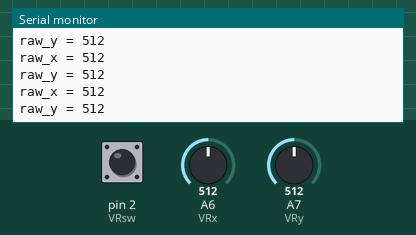
Simulated run of this sketch. Board: Arduino Nano, built with avr-gcc and run on an emulated ATmega328P. Shown: the last lines printed to the serial monitor. Inputs (shaded band) come from the test bench; at power-on: A6 (VRx) = 512, A7 (VRy) = 512, pin 2 (VRsw) HIGH.

Above: at 1.2 s.
1.3 s: A6 (VRx) set to 716
At 2.3 s:
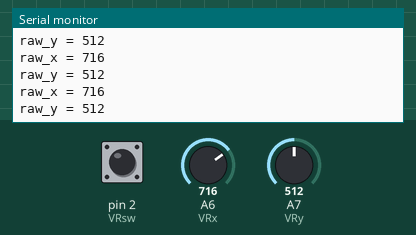
2.8 s: A7 (VRy) set to 716
At 3.5 s:
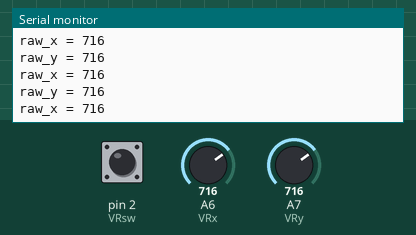
4.3 s: A6 (VRx) set to 90
At 4.43 s:
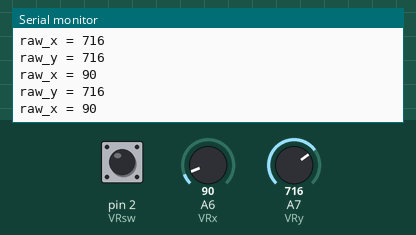
7.3 s: A7 (VRy) set to 900
At 7.52 s:
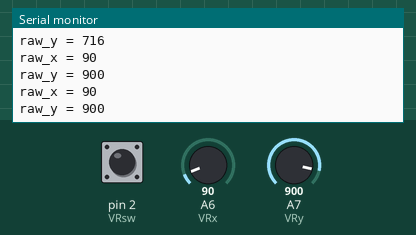
Timing chart, 0 to 9.8 s (numbered marks = the images above; inputs shaded):
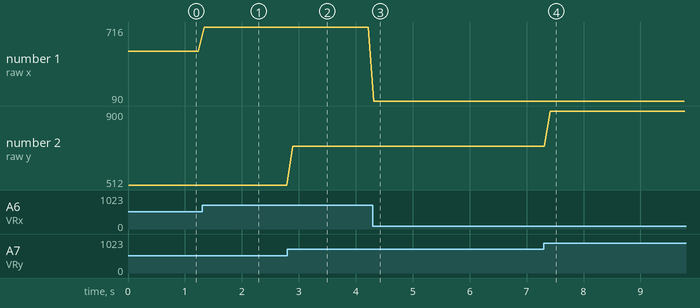

Measured:
- after the input at 1.3 s, the serial monitor: prints a new line at once (image 1)
- after the input at 2.8 s, the serial monitor: prints a new line after 0.09 s (image 2)
- after the input at 4.3 s, the serial monitor: prints a new line at once (image 3)
- after the input at 7.3 s, the serial monitor: prints a new line after 0.12 s (image 4)
- plotted number 1: 512 → 716 after the input at 1.3 s, 716 → 90 after the input at 4.3 s
- plotted number 2: 716 → 900 after the input at 7.3 s

The sketch:

controller.ino
```cpp
#define VRx A6 //analog pin A1 for x coordinate
#define VRy A7 //analog pin A0 for y coordinate
#define VRsw 2 //digital pin D2 for z input (high/low)
#define DELAY 100

//#define bt_rx 0
//#define bt_tx 1
//
#include <SoftwareSerial.h>
SoftwareSerial hc05(3, 4); // RX | TX
// Connect the HC-05 TX to Arduino pin 3 RX.
// Connect the HC-05 RX to Arduino pin 4 TX through a voltage divider.

/*globals*/
typedef struct motor_t {
  uint8_t spd;
  uint8_t dir;
  uint8_t dir_flag;
};

motor_t x_motor;
motor_t y_motor;

void setup() {
  /*joystick initialization*/
  pinMode(VRx, INPUT);
  pinMode(VRy, INPUT);
  pinMode(VRsw, INPUT_PULLUP); //1 as unpressed, 0 as pressed

  /*bluetooth initialization*/
  Serial.begin(9600);
  hc05.begin(9600);

  /*motor value init*/
  x_motor.spd = 0;
  x_motor.dir = 1;
  x_motor.dir_flag = 0;
  y_motor.spd = 0;
  y_motor.dir = 1;
  y_motor.dir_flag = 0;
}

void loop() {
  /* reading joystick values*/
  int raw_x = analogRead(VRx);
  int raw_y = analogRead(VRy);
  int raw_z = digitalRead(VRsw);

  /*precompute speeds here*/
//  getSpeed(raw_x, &x_motor);
//  getSpeed(raw_y, &y_motor);
  hc05.write(raw_x);
  hc05.write(raw_y);
  Serial.print("raw_x = ");
  Serial.println(raw_x);
  Serial.print("raw_y = ");
  Serial.println(raw_y);
//  hc05.write(x_motor.spd);
//  hc05.write(x_motor.dir);
//  hc05.write(y_motor.spd);
//  hc05.write(y_motor.dir);
//  Serial.println(x_motor.spd);
//  Serial.println(y_motor.spd);
//  if (x_motor.dir == 1){
//    Serial.println("GO EAST");
//  } else {
//    Serial.println("GO WEST");
//  }
//  if (y_motor.dir == 1){
//    Serial.println("GO NORTH");
//  } else {
//    Serial.println("GO SOUTH");
//  }
//  hc05.write(z_val);
//  digitalWrite(VRsw, HIGH);
//  Serial.println(x_val);
//  Serial.println(y_val);
//  Serial.println(z_val);
//  Serial.println();
  delay(DELAY);
//  /* sending values to uno */
//  Bt.write(); //versus BT.print()
//  delay(50); //arbitrary delay, need to adjust later
}
```

motors.ino
```cpp
/*macros*/
#define MAX_PWM 204 //(rated_volt=12V / max_volt=15V)*(max_analog_val=255) = 12/15*255 = 204
#define DEBUG 0

/*constants*/
const int XY_MIN = 0;
const int XY_MAX = 1023;
const int XY_CEN = 512;
const int INCR = 5;

/*global*/

void getSpeed(int raw_val, struct motor_t * motor) {
  int displacement = abs(raw_val-XY_CEN) <= 100 ? 0 : raw_val-XY_CEN; //positive if go right; negative if go left
  int nextSpeed = map(abs(displacement), XY_MIN, (XY_MAX-XY_CEN), 0, MAX_PWM);
  uint8_t nextDir;
  if (displacement > 0) { nextDir = 1; }
  else if (displacement < 0) { nextDir = 0; }
  else { nextDir = motor->dir; }
  /*
  if (this dir != last dir) {
    flag = 1
  }
  if (flag && speed != 0) {
    motor speed - 20
    if (motor speed <= 0){ motor speed = 0; }
  if (speed == 0 } {
    motor dir = !motor dir
    flag = 0
  } else if (motor speed != next motor speed) {
    motor speed + 10;
  }
  */
  if (motor->dir != nextDir) {
    Serial.println("FLAG ON");
    motor->dir_flag = 1;
  }
  if (motor->dir_flag && motor->spd != 0) {
//    Serial.println("DECELERATING");
    if (((int)motor->spd)-10 <= 0) {
      motor->spd = 0;
      motor->dir_flag = 0;
      motor->dir = nextDir;
      Serial.println("CHANGE DIRRRRRR");
    } else {
      motor->spd -= 10;
      Serial.println("PENALIZEEEEEEEEEEEEEEEEE");
    }
  }else if (motor->spd != nextSpeed) {
    if ((nextSpeed - motor->spd) < 0 && ((int)motor->spd)-(-1*INCR) <= 0) { motor->spd = 0; }
    else {
      motor->spd += (nextSpeed - motor->spd) > 0 ? INCR : -1*INCR;
    }
  }


  /*ver1
  //determines the displacement of the joystick, filter out values <= 100
  double displacement = abs(raw_val-XY_CEN) <= 100 ? 0 : raw_val-XY_CEN; //positive if go right; negative if go left

  //maps absolute-valued displacement to pwm
  int next_speed = map(abs(displacement), XY_MIN, (XY_MAX-XY_CEN), 0, MAX_PWM);

  //determines directions of motors
  motor.dir = (displacement > 0) ? 1 : 0;

  //if this direction is different from last and while x_speed is still positive,
  //decrements speed to 0
  while ((motor.dir != motor.last_dir) && motor.currentSpeed >= 1) {
    motor.currentSpeed -= 10;
    if (motor.currentSpeed <= 0) { motor.currentSpeed = 0; }
    delay(DELAY);
  }
  if (motor.currentSpeed != next_speed) {
    motor.currentSpeed += (next_speed - motor.currentSpeed) > 0 ? INCR : -1*INCR;
  }

  motor.lastDir = motor.dir;
  */
}
```
